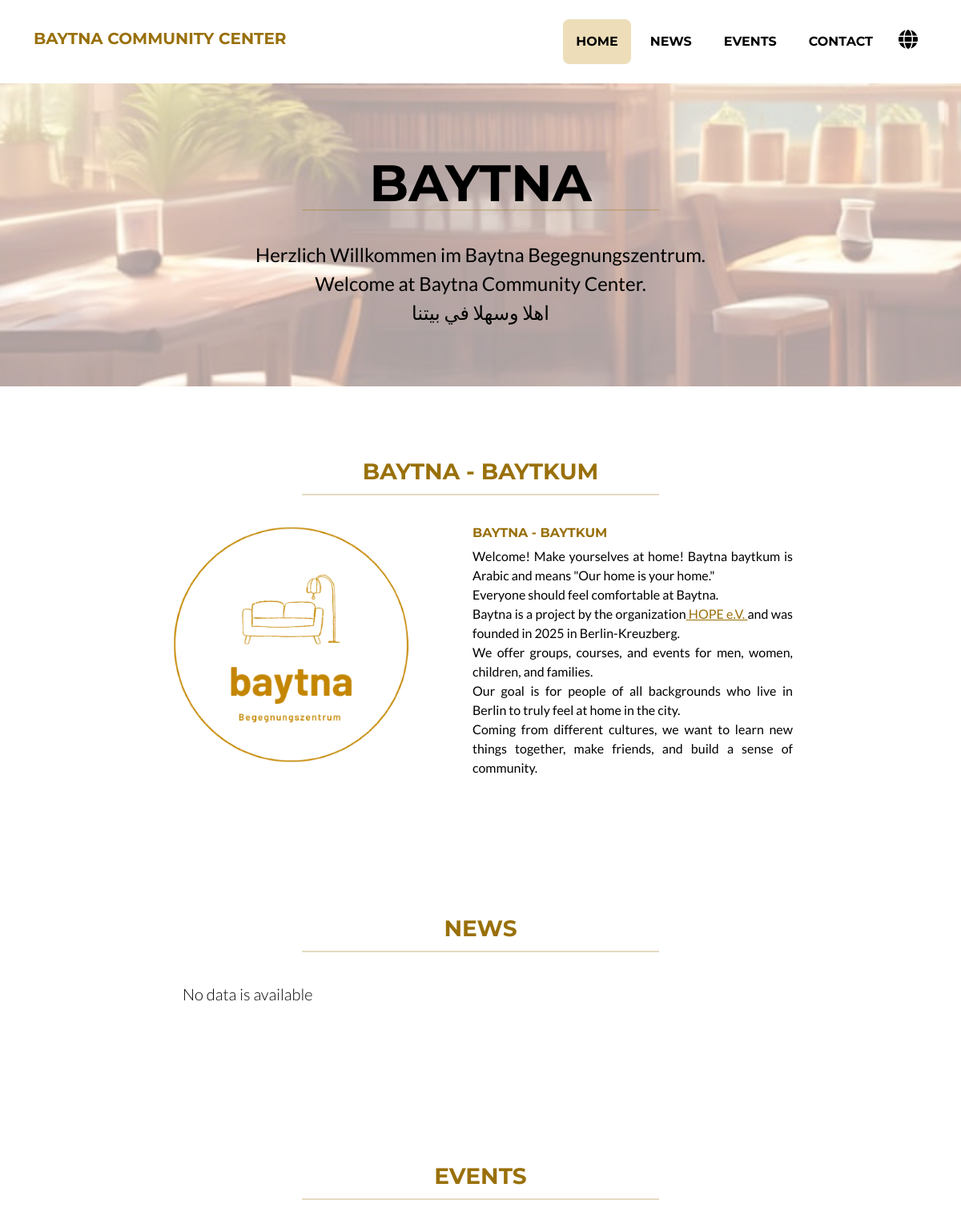
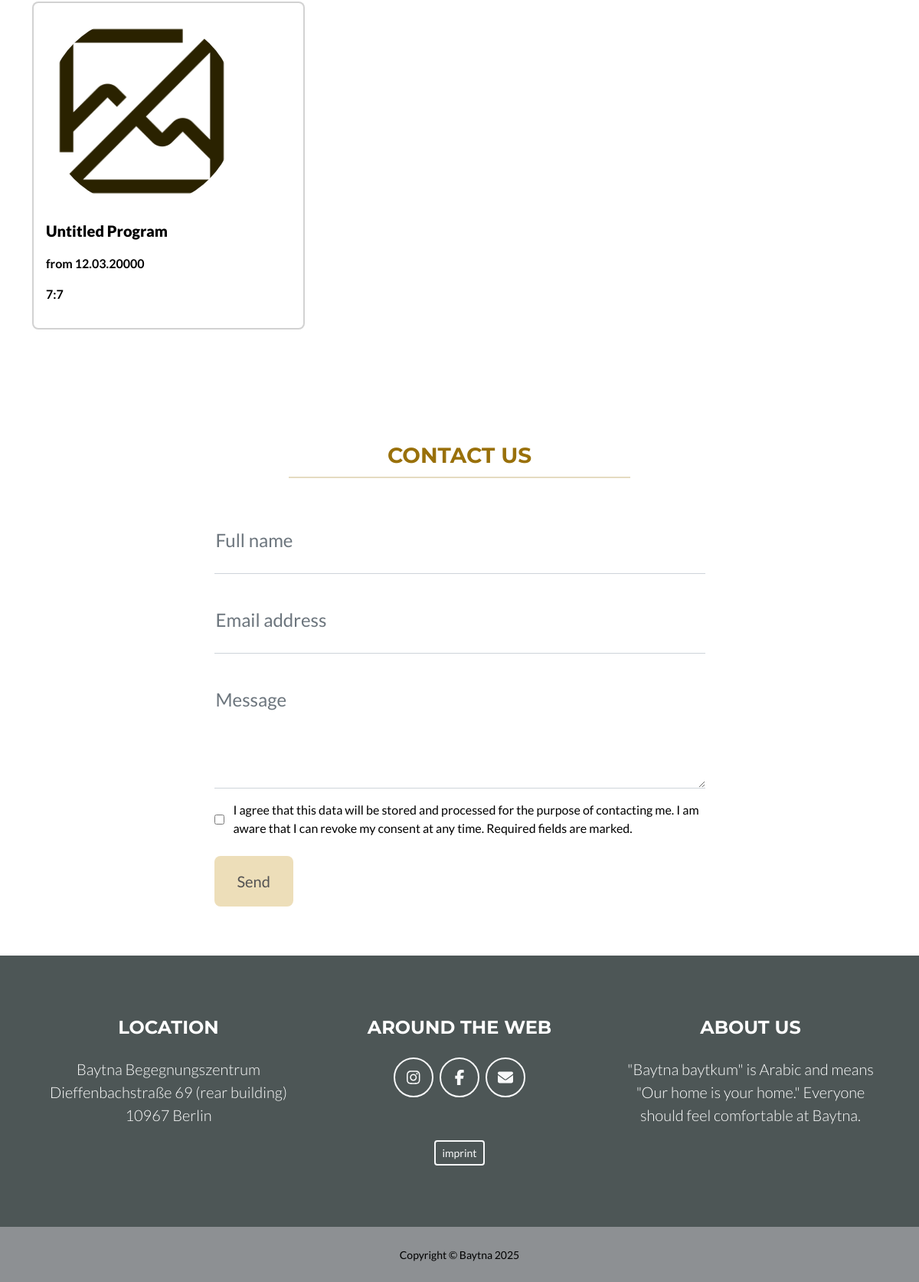
The app's page /english with its own data (2 pictures, top to bottom).
### app/models.py (models this page shows, shortened)
class ProgramEnglish(models.Model):
    img = models.ImageField(upload_to="programs/", blank=True, null=True)
    title = models.CharField(max_length=80, default="Untitled Program", blank=False)
    when_starts = models.CharField(max_length=80, blank=True)
    when_at = models.CharField(max_length=80, default='time_zone', blank=False)
    description = models.TextField(max_length=2000, blank=True)
    class Meta:
        verbose_name="Program English"

### app/views.py (the view, shortened to what this page needs)
# urls.py: path('english', views.english, name="english"),
@csrf_exempt
def english(request):
    aktuellesEnglish = AktuelleEnglish.objects.all()
    programsEnglish = ProgramEnglish.objects.all()
    context = {
        "aktuellesEnglish":aktuellesEnglish,
        "programsEnglish":programsEnglish,
    }
    return render(request, 'english.html', context)

### templates/english.html (shortened to what this page needs)
<!DOCTYPE html>
{% load static %}
<html lang="en">
    <head>
        <link rel="stylesheet" tayp='text/css' href= "{% static 'css/style.css' %}" />
    </head>
    <body id="page-top">
        <nav class="navbar navbar-expand-lg bg-white text-uppercase fixed-top" id="mainNav">
            <div class="container">
                <h1 class="navbar-brand">Baytna Community Center</h1>
                <div class="collapse navbar-collapse" id="navbarResponsive">
                    <ul class="navbar-nav ms-auto">
                        <li class="nav-item mx-0 mx-lg-1"><a class="nav-link py-3 px-0 px-lg-3 rounded" href="#home">Home</a></li>
                        <li class="nav-item mx-0 mx-lg-1"><a class="nav-link py-3 px-0 px-lg-3 rounded" href="#news">News</a></li>
                        <li class="nav-item mx-0 mx-lg-1"><a class="nav-link py-3 px-0 px-lg-3 rounded" href="#events">Events</a></li>
                        <li class="nav-item mx-0 mx-lg-1"><a class="nav-link py-3 px-0 px-lg-3 rounded" href="#contact">Contact</a></li>
                        <li class="nav-item mx-0 mx-lg-1 language-dropdown">
                            <button class="language-btn"> <i class="fas fa-globe" style="color: #000;"></i></button>
                        </li>
                    </ul>
                </div>
            </div>
        </nav>
        <header class="masthead text-white text-center main_img" id="home">
            <div class="container d-flex align-items-center flex-column">
                <h1 class="masthead-heading text-uppercase mb-0">Baytna</h1>
                <hr class="hr-titles">
                <p class="masthead-subheading font-weight-light mb-0">
                    Herzlich Willkommen im Baytna Begegnungszentrum.<br>
                    Welcome at Baytna Community Center.<br>
                    اهلا وسهلا في بيتنا
                </p>
            </div>
        </header>
        <section class="page-section portfolio">
            <div class="container">
                <h2 class="page-section-heading text-center text-uppercase text-white">BAYTNA - BAYTKUM</h2>
                <hr class="hr-titles">
                <div class="row justify-content-center">
                    <div class="clo-12 clo-sm-8 col-md-6 col-lg-4 mb-4 d-flex">
                        <div class="portfolio-item mx-auto">
                            <img src=" static/assets/logo.png" alt="logo">
                        </div>
                    </div>
                    <div class="col-md-6 col-lg-5 mb-4">
                        <div class="portfolio-item mx-auto">
                            <h6 style="color: #99700a;">BAYTNA - BAYTKUM</h6>
                            <p style="text-align:justify;">Welcome! Make yourselves at home!
                                Baytna baytkum is Arabic and means "Our home is your home." <br>
                                Everyone should feel comfortable at Baytna.<br>
                                Baytna is a project by the organization<a href="https://www.hope-ev.org/home/" target="_blank" style="color: #99700a;"> HOPE e.V. </a>and was founded in 2025 in Berlin-Kreuzberg.<br>
                                We offer groups, courses, and events for men, women, children, and families.<br>
                                Our goal is for people of all backgrounds who live in Berlin to truly feel at home in the city.<br>
                                Coming from different cultures, we want to learn new things together, make friends, and build a sense of community.<br>
                            </p>
                        </div>
                    </div>
                </div>
            </div>
        </section>
        <section class="page-section text-white mb-0" id="news">
            <div class="container">
                <h2 class="page-section-heading text-center text-uppercase text-white">News</h2>
                <hr class="hr-titles">
                {% for aktuelle in aktuellesEnglish %}
                <div class="raw">
                    <div style="word-wrap:break-word">
                        {% if aktuelle.img%}
                        <img src="{{aktuelle.img.url}}" alt="Event Image" class="img-fluid mb-3 rounded-circle"
                            style="width: 250px; height: 250px; object-fit: cover;">
                        {% else %}
                        <img src="/static/assets/noimage.png" alt="Event Image" class="img-fluid mb-3 rounded-circle"
                            style="width: 250px; height: 250px; object-fit: cover;">
                        {% endif %}
                        <div class="col-lg-6 ms-6">
                            <p class="lead">{{aktuelle.date|date:"j F Y"}}</p>
                        </div>
                        <div class="col-lg-6 me-6">
                            <p class="lead">{{aktuelle.text}}</p>
                        </div>
                        <hr>
                    </div>
                </div>
                {% empty%}
                <div class="col-lg-10 ms-auto"><p class="lead">No data is available</p></div>
                {% endfor %}
            </div>
        </section><br><br>
         <section class="page-section text-white mb-0" id="events">
            <div class="container">
                <h2 class="page-section-heading text-center text-uppercase text-white">Events</h2>
                <hr class="hr-titles">
                <div class="program-scroll-container">
                    {% for program in programsEnglish %}
                    <div class="program-card text-white">
                        <div class="card h-100 text-white">
                            <div class="card-body">
                                {% if program.img%}
                                <img src="{{program.img.url}}" alt="Event Image" class="img-fluid mb-3 rounded-circle" style="width: 250px; height: 250px; object-fit: cover;">
                                {% else %}
                                <img src="/static/assets/noimage.png" alt="Event Image" class="img-fluid mb-3 rounded-circle" style="width: 250px; height: 250px; object-fit: cover;">
                                {% endif %}
                                <p class="lead" style="font-weight: 900;"><strong>{{ program.title }}</strong></p>
                                <p style="font-weight: 600;">from {{program.when_starts}}</p>
                                <p style="font-weight: 600;">{{program.when_at}}</p>
                            </div>
                        </div>
                    </div>
                    {% empty%}
                    <div class="col-lg-10 col-md-12 col-sm-12 col-12 ms-auto"><p class="lead">No data is available</p></div>
                    {% endfor %}
                </div>
            </div>
        </section>
        <section class="page-section" id="contact">
            <div class="container">
                <h2 class="page-section-heading text-center text-uppercase text-white">Contact Us</h2>
                <hr class="hr-titles">
                <div class="row justify-content-center">
                    <div class="col-lg-8 col-xl-7">
                        <form id="contactForm"  method="POST">
                            <div class="form-floating mb-3">
                                <input class="form-control" id="name" name="name" type="text" placeholder="Enter your name..." data-sb-validations="required" required />
                                <label for="name">Full name</label>
                            </div>
                            <div class="form-floating mb-3">
                                <input class="form-control" id="email" name="email" type="email" placeholder="name@example.com" data-sb-validations="required,email" required />
                                <label for="email">Email address</label>
                            </div>
                            <div class="form-floating mb-3">
                                <textarea class="form-control" id="message" name="message" type="text" placeholder="Enter your message here..." style="height: 10rem" data-sb-validations="required" required></textarea>
                                <label for="message">Message</label>
                            </div>
                            <div style="display:flex; align-items:center; gap:12px;">
                                <input type="checkbox" id="agreement" required>
                                <label for="agreement">
                                    I agree that this data will be stored and processed for the purpose of contacting me. I am aware that I can
                                    revoke my consent at any time. Required fields are marked.
                                </label>
                            </div>
                            <br>
                            <button style="background-color: #EDDEB9; color: #545353;" class="btn btn-xl" id="submitButton" type="submit">Send</button>
                        </form>
                    </div>
                </div>
            </div>
        </section>
        <footer class="footer text-center">
            <div class="container">
                <div class="row">
                    <div class="col-lg-4 mb-5 mb-lg-0">
                        <h4 class="text-uppercase mb-4">Location</h4>
                        <p class="lead mb-0">
                            Baytna Begegnungszentrum <br>
                            Dieffenbachstraße 69 (rear building)<br>
                            10967 Berlin
                        </p>
                    </div>
                    <div class="col-lg-4 mb-5 mb-lg-0">
                        <h4 class="text-uppercase mb-4">Around the Web</h4>
                            <div class="d-flex justify-content-center mb-3">
                                <a class="btn btn-outline-light btn-social mx-1" target="_blank"
                                    href="https://www.instagram.com/baytna_berlin/?igsh=MWJ3czdzNGlrbmYxZQ%3D%3D#"><i
                                        class="fa-brands fa-instagram"></i><a>
                                        <a class="btn btn-outline-light btn-social mx-1" target="_blank"
                                            href="https://www.facebook.com/share/1A3eGGnE4k/"><i class="fab fa-fw fa-facebook-f"></i></a>
                                        <a class="btn btn-outline-light btn-social mx-1" target="_blank" href="#!"><i
                                                class="fa-solid fa-envelope"></i></a>
                            </div>
                            <div>
                                <a class="btn btn-sm btn-outline-light" href="/impressum_english" style="margin-top:5vh;">imprint</a>
                            </div>
                        </div>
                    <div class="col-lg-4">
                        <h4 class="text-uppercase mb-4">About Us</h4>
                        <p class="lead mb-0">
                            "Baytna baytkum" is Arabic and means "Our home is your home."
                            Everyone should feel comfortable at Baytna.
                        </p>
                    </div>
                </div>
            </div>
        </footer>
        <div class="copyright py-4 text-center text-white">
            <div class="container"><small>Copyright &copy; Baytna 2025</small></div>
        </div>
    </body>
</html>

### records on screen
ProgramEnglish: title "Untitled Program", when_starts "12.03.20000", when_at "7:7"
